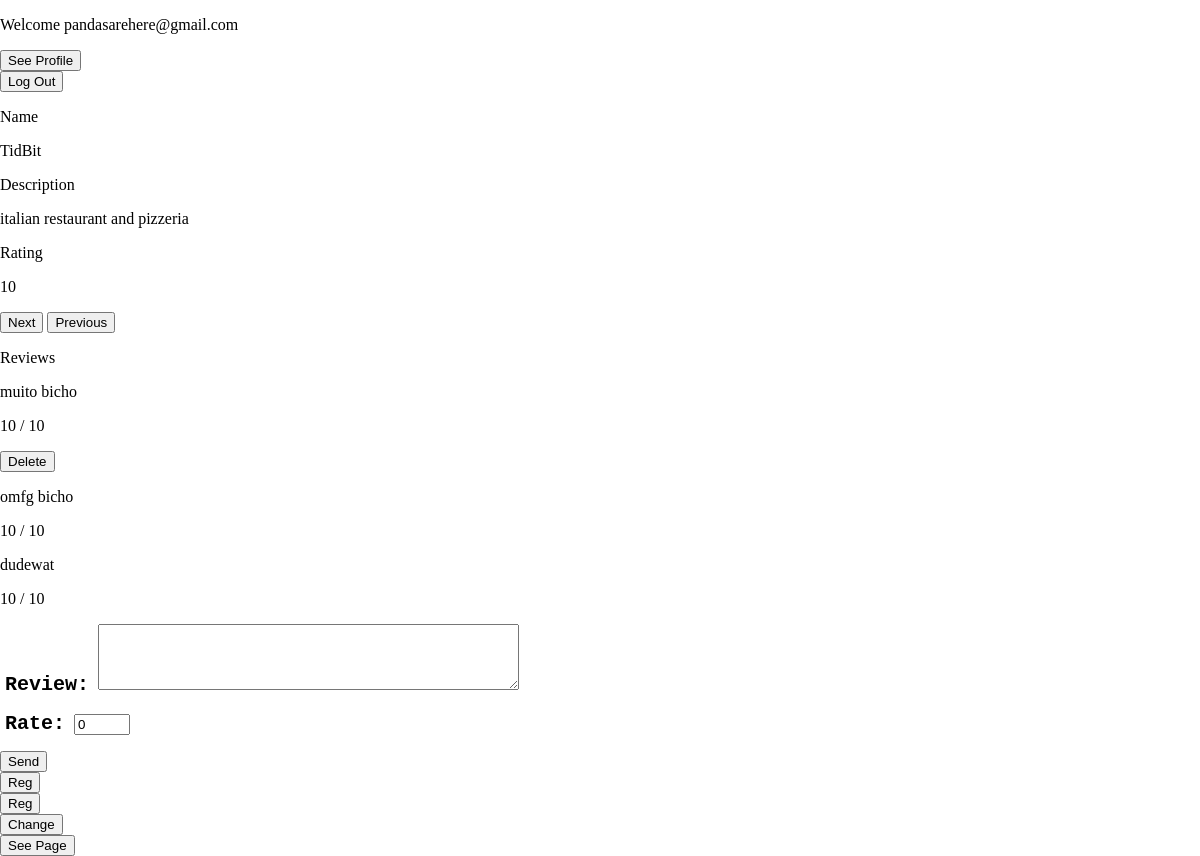
Page /restaurantDisplay.php (signed in) on the committed database.
### tables this page shows
CREATE TABLE restaurant(id_restaurant int primary key,
						id_user int REFERENCES user(id_user), 
						name char(50), 
						description char(50), 
						rate int,
						contact char(9),
						photo char(50),
						address char(50));

CREATE TABLE review(id_review int primary key,
					id_user REFERENCES user(id_user),
					id_restaurant REFERENCES restaurant(id_restaurant),
					rate int,
					commment char(150));

### restaurantDisplay.php (the view, shortened to what this page needs)
<!DOCTYPE html>
<?php
	include_once("LoginForm.php");
	$db = new PDO('sqlite:Tables.db');
	$currId = strval($_SESSION['id']);
	$stmt = $db->prepare(' SELECT * FROM restaurant a, review b WHERE a.id_restaurant = b.id_restaurant AND a.id_restaurant = ?');
	$stmt->execute(array($currId));
	$stmt2 = $db->prepare(' SELECT * FROM restaurant WHERE id_restaurant = ?');
	$stmt2->execute(array($currId));
	if(($result = $stmt->fetchAll()) != FALSE){
		$_SESSION['reviewed'] = TRUE;
	}
	else if(($result = $stmt2->fetchAll()) != FALSE){
		$_SESSION['reviewed'] = NULL;
	}
	if(isset($_SESSION['username']) && $_SESSION['username']!= NULL){
		$stmt3 = $db->prepare(' SELECT * FROM user WHERE email = ?');
		$stmt3->execute(array($_SESSION['username']));
		$result3 = $stmt3->fetchAll();
		$userid = $result3[0]['id_user'];
	}
?>
<html>
 <head>
 </head>
 <body>
	<form action="restaurantDisplay.php" method="post">
		<p class="RestaurantName">Name</p>
		<p><?= $result[0]['name'] ?> </p>
		<p class="RestaurantDescription">Description</p>
		<p><?= $result[0]['description'] ?> </p>
		<p class="RestaurantRating">Rating</p>
		<p><?= $result[0]['rate'] ?> </p>
		<input  type="submit" name= "Action" value= "Next">
		<input  type="submit" name= "Action" value= "Previous">
	</form>
	<form action="deleteReview.php" method="post">
		<p class="Reviews">Reviews</p>
		<?php if(isset($_SESSION['reviewed']) && $_SESSION['reviewed'] != NULL ){$_SESSION['reviewed'] = NULL;foreach( $result as $row) {?>
		<p><?= $row['commment'] ?> </p>
		<p><?= $row['rate'] ?> / 10 </p>
		<?php if(isset($_SESSION['username']) && $_SESSION['username'] != NULL){ if($userid == $row['id_user'] ){ ?>
		<button type="submit" name= "reviewId" value= "<?= $row['id_review'] ?>">Delete</button>
		<?php }}}} ?>
	</form>
	<form action="addReview.php" method="post">
		<label for="review">Review:</label>
		<textarea rows="4" cols="50" name="review">
		</textarea>
		<label for="rate">Rate:</label>
		<input type="number" name="rating" value="0" min="0" max="10" step="1">
		<button  type="submit" name= "restId" value= "<?= $result[0]['id_restaurant'] ?>">Send</button>
	</form>
	<form action="addRestaurant.php" method="post">
		<input  type="submit" name= "Reg" value= "Reg">
	</form>
	<form action="userProfile.php" method="post">
		<input  type="submit" name= "Profile" value= "Reg">
	</form>
	<form action="allMyRestaurants.php" method="post">
		<input  type="submit" name= "Profile" value= "Change">
	</form>
	<form action="restaurantPage.php" method="post">
		<button  type="submit" name= "id" value= "<?= $result[0]['id_restaurant'] ?>">See Page</button>
	</form>
 </body>
 </html>

### LoginForm.css (style rules this page uses)
body { background: #ffffff; margin: 0px; }
label { font: bold 20px Courier; padding: 5px; }

### rows in the picture
restaurant: name "TidBit", description "italian restaurant and pizzeria"
review: rate "10", commment "muito bicho", $row['id_review'] 1 (drawn)
review: commment "omfg bicho", rate "10"
review: commment "dudewat", rate "10"

### other values in the picture
$_SESSION['username'] "pandasarehere@gmail.com"
